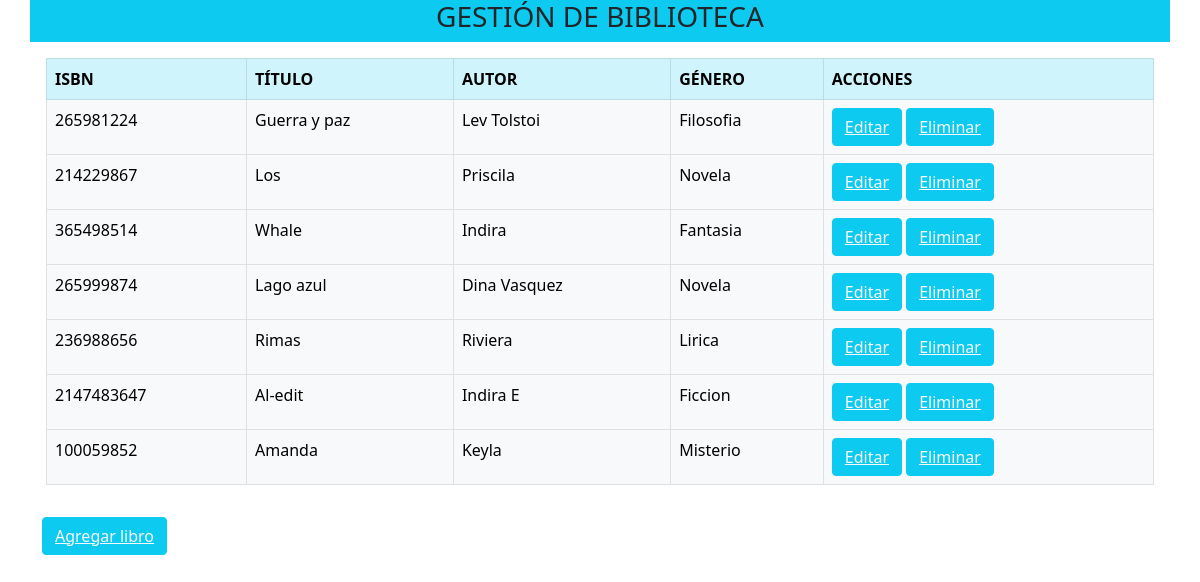
The page / on the database its author committed.
### tables this page shows
CREATE TABLE `libro` (
  `isbn` int(11) NOT NULL,
  `titulo` varchar(100) DEFAULT NULL,
  `autor` varchar(50) DEFAULT NULL,
  `genero` varchar(30) DEFAULT NULL
);

### index.php (the view)
<?php include 'templates/header.php' ?>
<?php
  include_once 'model/conex.php';
  $sentencia = $bd->query("select * from libro");
  $libro = $sentencia->fetchAll(PDO::FETCH_OBJ);
?>
<div class="container">
  <div class="row">
    <div class="col- p-3">
      <table class="table table-bordered">
        <thead>
          <tr class="table-info">
            <th scope="col">ISBN</th>
            <th scope="col">TÍTULO</th>
            <th scope="col">AUTOR</th>
            <th scope="col">GÉNERO</th>
            <th scope="col">ACCIONES</th>
          </tr>
        </thead>
        <tbody>
          <?php
            foreach($libro as $dato){
          ?>
          <tr class="table-light">
            <td><?php echo $dato->isbn ?></td>
            <td><?php echo $dato->titulo ?></td>
            <td><?php echo $dato->autor ?></td>
            <td><?php echo $dato->genero ?></td>
            <td>
                <button type="button" class="btn btn-info"><a href="manage/editar.php?isbn=<?php echo $dato->isbn ?>" class="link-light">Editar</a></button>
                <button type="button" class="btn btn-info"><a href="manage/editar.php?isbn=<?php echo $dato->isbn ?>" class="link-light">Eliminar</a></button>
            </td>
          </tr>
          <?php
            }
          ?>
        </tbody>
      </table>
    </div>
  </div>
</div>
<div class="container">
  <div class="row">
    <div class="col">
      <button type="button" class="btn btn-info"><a href="manage/agregar.php" class="link-light">Agregar libro</a></button>
    </div>
  </div>
</div>

### templates/header.php (shortened to what this page needs)
<!DOCTYPE html>
<html lang="en">
<head>
  <link rel="stylesheet" href="https://stackpath.bootstrapcdn.com/bootstrap/5.0.0-alpha1/css/bootstrap.min.css">
</head>
<body>
    <div class="container bg-info">
        <div class="row">
            <div class="col-md">
                <header class="py-6">
                    <h3 class="text-center">GESTIÓN DE BIBLIOTECA</h3>
                </header>
            </div>
        </div>
    </div>
</body>
</html>

### rows shown on the page
libro: isbn "265981224", titulo "Guerra y paz", autor "Lev Tolstoi", genero "Filosofia"
libro: isbn "214229867", titulo "Los", autor "Priscila", genero "Novela"
libro: isbn "365498514", titulo "Whale", autor "Indira", genero "Fantasia"
libro: isbn "265999874", titulo "Lago azul", autor "Dina Vasquez", genero "Novela"
libro: isbn "236988656", titulo "Rimas", autor "Riviera", genero "Lirica"
libro: isbn "2147483647", titulo "Al-edit", autor "Indira E", genero "Ficcion"
libro: isbn "100059852", titulo "Amanda", autor "Keyla", genero "Misterio"
